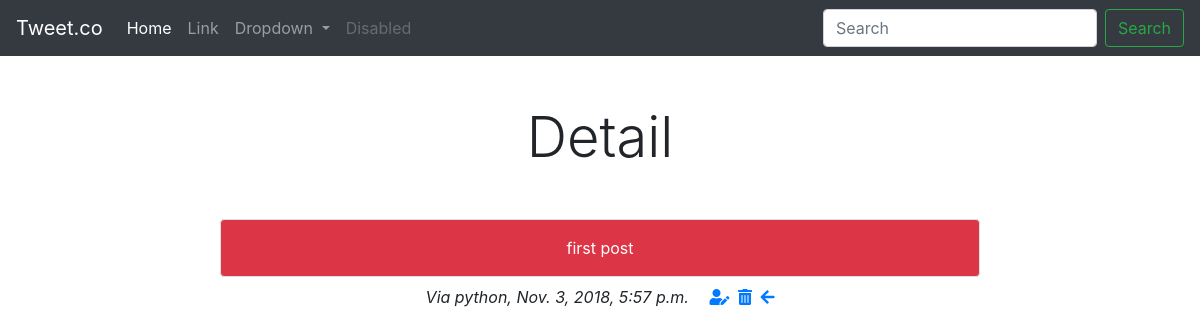
Screenshot of /tweet/146/ with the database file from the repository.
### tweets_app/models.py (models this page shows, shortened)
class Tweet(models.Model):
    parent=models.ForeignKey("self", null=True, blank=True, on_delete=models.CASCADE)
    author = models.ForeignKey(get_user_model(),on_delete=models.CASCADE,)
    content = models.TextField(max_length=140, validators=[validate.validate_content])
    like=models.ManyToManyField(get_user_model(), blank=True, related_name='liked')
    updated_date = models.DateTimeField(auto_now=True)
    created_date = models.DateTimeField(auto_now_add=True)
    objects=TweetManager()
    class Meta:
        ordering=['-id']

### tweets_app/views.py (the view)
# urls.py: url(r'^(?P<pk>\d+)/$', TweetDetail.as_view(), name='tweet_detail'),
class TweetDetail(DetailView):
    queryset=Tweet.objects.all()

### templates/tweets_app/tweet_detail.html (shortened to what this page needs)
{%extends 'base.html'%}
{%block content%}
{%include 'navbar.html'%}
<div class="container">
    <h1 class='display-4 text-center mt-5'>Detail</h1>
    <div class="row mt-5">
        <div class="col-sm-8 offset-md-2 py-3 border rounded bg-danger text-white text-center">
            {{object.content}}
        </div>
    </div>
    <div class="row">
        <div class="col">
            <p class='pt-2 text-center font-italic '>Via {{object.author}}, {{object.created_date}}
                <a href='{%url "tweet_app:tweet_update" pk=object.pk%}' class='ml-3'>
                    <i class="fas fa-user-edit"></i>
                </a>
                <a href='{%url "tweet_app:tweet_delete" pk=object.pk%}' class='ml-1'>
                    <i class="fas fa-trash-alt"></i>
                </a>
                <a href='{%url "tweet_app:tweet_list"%}' class='ml-1'>
                    <i class="fas fa-arrow-left"></i>
                </a>
            </p>
        </div>
    </div>
</div>
{%endblock%}

### rows the page displays
Tweet: content "first post", author "python", created_date "Nov. 3, 2018, 5:57 p.m."
